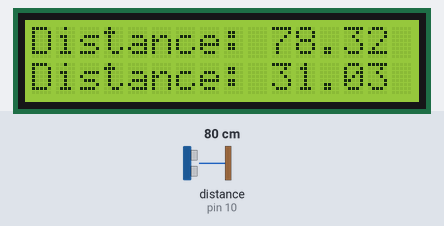
A sketch run on a simulated Arduino Uno, built with avr-gcc and run on an emulated ATmega328P. On the bench: 16×2 character LCD. Wiring (inferred from the names in the program): ultrasonic range finder: trigger pin 9; echo pin 10. The inputs (shaded band) are chosen by the test bench; at power-on: distance to the obstacle (sensor on pin 10) 80 cm. The echo pulse lasts 58.3 µs per cm.

Above: at 1.2 s.
1.3 s: distance to the obstacle (sensor on pin 10) set to 2 cm
At 3.3 s:
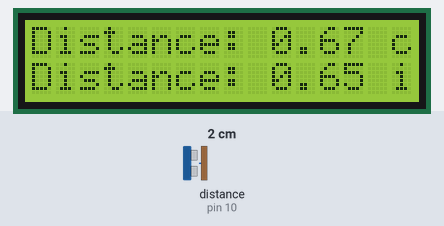
3.7 s: distance to the obstacle (sensor on pin 10) set to 9 cm
At 5.0 s:
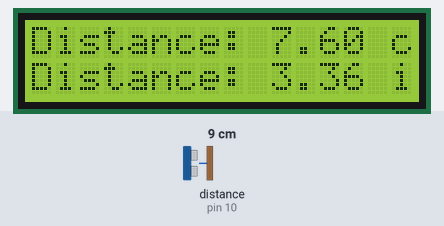
5.8 s: distance to the obstacle (sensor on pin 10) set to 4 cm
At 6.8 s:
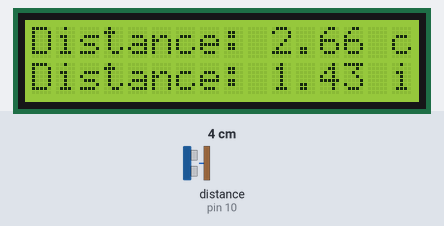
Timing chart, 0 to 8.8 s (numbered marks = the images above; inputs shaded):
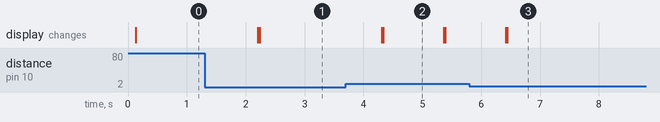

Measured:
- after the input at 3.7 s, the display: first changes after 0.61 s (image 2 shows a later state)
- what the display in image 2 shows lasts 1.1 s, from 4.3 s to 5.4 s

The sketch:

pins4.ino
```cpp
#include <LiquidCrystal_I2C.h>
#include <Wire.h>
LiquidCrystal_I2C lcd(0x27, 2, 1, 0, 4, 5, 6, 7, 3, POSITIVE);


const int trigPin = 9;
const int echoPin = 10;
int duration;
float distanceCm, distanceInch;
void setup() {
lcd.begin(16,2); // Initializes the interface to the LCD screen, and specifies the dimensions (width and height) of the display
lcd.clear();
lcd.print("test");
pinMode(trigPin, OUTPUT);
pinMode(echoPin, INPUT);
}
void loop() {
digitalWrite(trigPin, LOW);
delayMicroseconds(2);
digitalWrite(trigPin, HIGH);
delayMicroseconds(10);
digitalWrite(trigPin, LOW);
duration = pulseIn(echoPin, HIGH);
distanceCm=  duration*0.034/2-1;
distanceInch =  duration*0.0133/2;
lcd.setCursor(0,0); // Sets the location at which subsequent text written to the LCD will be displayed
lcd.print("Distance: "); // Prints string "Distance" on the LCD
lcd.print(distanceCm); // Prints the distance value from the sensor
lcd.print(" cm     ");
delay(10);
lcd.setCursor(0,1);
lcd.print("Distance: ");
lcd.print(distanceInch);
lcd.print(" in   ");
delay(1000);
}
```
